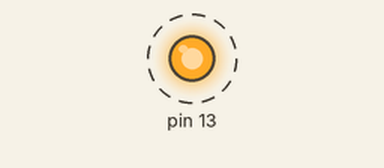
Recording of a sketch running on a simulated Arduino Uno, built with avr-gcc and run on an emulated ATmega328P. Shown: output pins drawn as LEDs (lit = HIGH). Dashed ring = blinking.

Above: at 0.2 s.
Timing chart, 0 to 3.0 s (numbered marks = the images above):
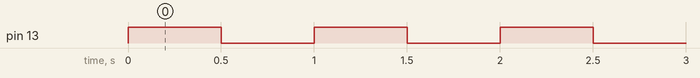

Measured:
- by itself, pin 13: alternates HIGH for 0.50 s and LOW for 0.50 s

The sketch:

blink.ino
```cpp
/*
Author: Ammar Mohammed
Date: 2026-06-26
Program: Blink w/ Memory Mapped Registers

Board: Arduino AVR Boards > Arduino Uno
Physical Board: Arduino Uno R3
Port: /dev/cu.usbmodem1101

Arduino IDE used to compile and upload this sketch.

Resources:
- https://docs.arduino.cc/language-reference/
* Atmel-7810-Automotive-Microcontrollers-ATmega328P_Datasheet
  - P.3 Pin Descriptions
  - P.19 I/O Memory
    - pages 10 and 19 discuss I/O memory space.
    - page 19 states: "When addressing I/O registers as data space using LD and ST instructions, 0x20 must be added to these addresses."
  - P.20 AVR Memories Register Description
  * P.58 I/O Ports
    - Pxn can be replaced with PB5. B is numbering letter for port. 5 is bit number.
    - Datasheet p.58 even points to p.72 for physical i/o registers and bit locations
    - "Three I/O memory address locations are allocated for each port..."
    This describes PORTx, DDRx, and PINx.
    - PORTx Data Register
    - DDRx Data Direction Register (Read & Write)
    - PINx Port Input Pins (Read Only)
  * P.72 I/O Ports Register Description: PORTB, DDRB, PINB
    - Discard PINB since it is for Pin Input
    - I need Pin Output to interface LED, use PORTB and DDRB
    - DDRB Set 5th bit to Output
    - PORTB Need to toggle 5th bit to turn LED_ON and LED_OFF
  - P.241 Memory Programming
  - P.275 Register Summary
* Arduino Uno R3 Circuit Schematic
  - I know there are 4 LEDs on Arduino Uno R3 board
  - ON GREEN LED is in top right corner of schematic
  - TX & RX YELLOW LEDs are at bottom center of schematic
  * L YELLOW LED is at top center of schematic
    - I am trying to find out how the LED is connected to Pin 13
    - The OP-AMP pin 5 is connected to SCK,
    which is also found on ATMEGA328P-PU as (SCK)PB5.
    That same pin leads to the headers, which has the # 13 labeled in green
    - Now I see it is labeled (SCK)PB5, I should refer to Atmel Datasheet
*/
#define IO_REGISTER_OFFSET 0x20
#define PORTB_ADDRESS 0x05
#define DDRB_ADDRESS 0x04

/*
volatile byte* cast is saying: this value is an address; since it is volatile compiler shouldn't remove it.

Then I am dereferencing the address to interface with the value at that memory location.
*/
#define MyPORTB *( (volatile byte*)(PORTB_ADDRESS + IO_REGISTER_OFFSET) )
#define MyDDRB *( (volatile byte*)(DDRB_ADDRESS + IO_REGISTER_OFFSET) )

void setup() {
  // (1 << 5) Set the 5th bit to a value of 1
  // |= Leave other bits the same, if bit 5 is 0 set it to 1
  MyDDRB |= (1 << 5);
}

void loop() {
  MyPORTB |= (1 << 5);
  for(long i = 0; i < 1000000; i++) {MyPORTB |= (1 << 5);} //delay(DELAY_TIME_MS);
  MyPORTB &= ~(1 << 5);
  for(long i = 0; i < 1000000; i++) {MyPORTB &= ~(1 << 5);} //delay(DELAY_TIME_MS);
}
```
